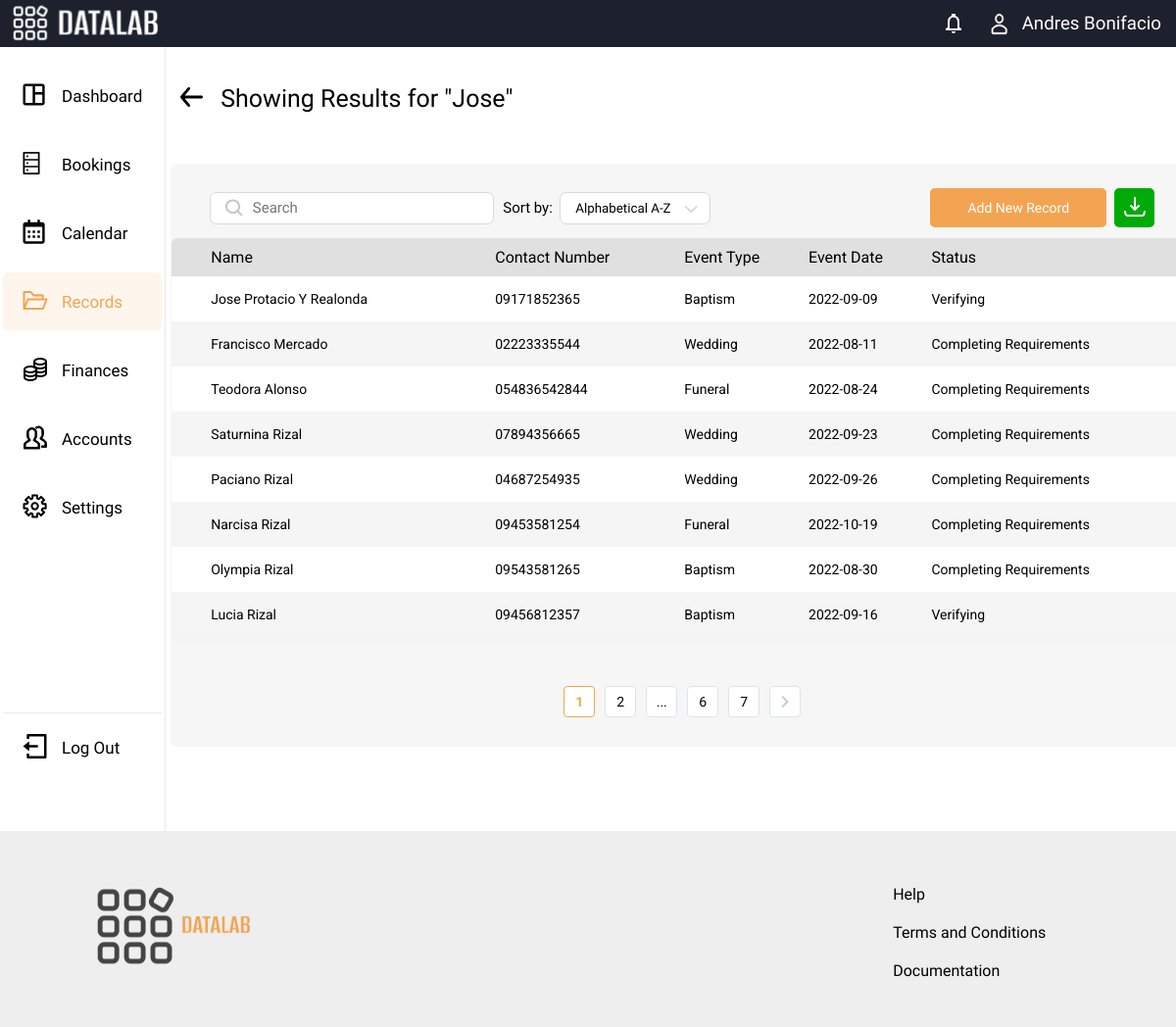
/records_result.php, run on the app's committed database.
### tables this page shows
CREATE TABLE `tb_dl_recordtest` (
  `name` varchar(50) NOT NULL,
  `num` varchar(20) NOT NULL,
  `address` varchar(200) NOT NULL,
  `event` text NOT NULL,
  `date` date NOT NULL,
  `status` text NOT NULL,
  `id` int(200) NOT NULL
);

### table_pagination.php (called while the page is built, shortened)
<?php
    require_once('config.php');
    if(isset($_GET['page']))
    {
        $tb_page = $_GET['page'];
    }
    else
    {
        $tb_page = 1;
    }
    $num_per_page = 8;
    $start_from = ($tb_page-1)*8;
    $query = "select * from tb_dl_recordtest limit $start_from,$num_per_page";
    $result = mysqli_query($con,$query);
?>

### records_result.php (the view, shortened to what this page needs)
<?php require("table_pagination.php"); ?>
<!DOCTYPE html>
<head>
    <link rel="stylesheet" type="text/css" href="css/global.css">
    <link rel="stylesheet" type="text/css" href="css/records.css">
    <?php $page = "records" ;
    require("navbar.php"); ?>
</head>
<body>
    <div class="sidenav-records">
    <?php require("sidenav.php"); ?>
    <div class="container1">
        <div class="title">
            <a href="records.php"></a>
            <h1>Showing Results for "<?php echo "Jose";?>" </h1>
        </div>
        <div class="bookings-table" id="bookings-table">
            <div class="search-download-cont">
                <div class="search-sort-show">
                    <form action="">
                        <div class="searchbar-wrapper">
                            <img src="assets/search.svg" alt="Search icon">
                            <input type="search" id="" name="" placeholder="Search">
                        </div>
                    </form>
                    <div class="record-filter">
                        <h4>Sort by: &nbsp;</h4>
                        <div class="select-wrapper">
                            <select name="" id="">
                                <option value="">Alphabetical A-Z</option>
                            </select>
                        </div>
                    </div>
                </div>
                <div class="addrecord-download">
                    <button onclick="window.location.href='records_addRecord.php'" class="add-record">Add New Record</button>
                    <button class="download-records">
                    </button>
                </div>
            </div>
            <div class="records-table">
                <table class="web">
                    <thead>
                        <tr>
                            <th>Name</th>
                            <th>Contact Number</th>
                            <th>Event Type</th>
                            <th>Event Date</th>
                            <th>Status</th>
                        </tr>
                    </thead>
                    <tbody>
                        <?php while($row=mysqli_fetch_assoc($result)){ ?>
                        <tr>
                            <td> <?php echo $row['name']; ?> </th>
                            <td> <?php echo $row['num']; ?> </th>
                            <td> <?php echo $row['event']; ?> </th>
                            <td> <?php echo $row['date']; ?> </th>
                            <td> <?php echo $row['status']; ?> </th>
                        </tr>
                        <?php } ?>
                    </tbody>
                </table>
            </div>
            <div class="table-pagination web">
            <?php
                $pr_query = "select * from tb_dl_recordtest ";
                $pr_result = mysqli_query($con,$pr_query);
                $total_record = mysqli_num_rows($pr_result );
                $total_page = ceil($total_record/$num_per_page);
                for($i=1;$i<= $total_page;$i++) {
                    $active = $i == $tb_page ? 'class="active"' : '';
                    if($i<3) {
                        echo "<div ". $active ."><a href='records_result.php?page=".$i."' >$i</a></div>";
                    }
                    if($total_page>5 && $i==5){
                        echo "<div><a> ... </a></div>";
                    }
                    elseif ($i>=($total_page-1)) {
                        echo "<div ". $active ."><a href='records_result.php?page=".$i."' >$i</a></div>";
                    }
                }
                if($i>$tb_page){
                    echo "<div><a href='records_result.php?page=".($tb_page+1)."' >
                        <svg width='8' height='12' viewBox='0 0 8 12' fill='none' xmlns='http://www.w3.org/2000/svg'>
                        <path d='M0.589966 10.59L5.16997 6L0.589966 1.41L1.99997 0L7.99997 6L1.99997 12L0.589966 10.59Z' fill='#C4CDD5'/>
                        </svg>
                    </a></div>";
                }
            ?>
            </div>
        </div>
    </div>
    </div>
</body>
<footer>
</footer>
</html>

### css/global.css (style rules this page uses)
*, *::before, *::after { margin: 0; padding: 0; font-family: 'Almarai', sans-serif; font-weight: 400; box-sizing: inherit; }
div { box-sizing: border-box; }
form input[type=text], form input[type=date], select { padding: 0 10px 0 15px; background: #FFFFFF; border: 1px solid #D9D9D9; border-radius: 7px; }
a { text-decoration: none; }
thead th, tbody td { font-family: 'Roboto', sans-serif; }
.searchbar-wrapper { display: flex; flex-direction: row !important; align-items: center; width: 290px; height: 33px; background-color: white; border-radius: 7px; border: 1px solid #D9D9D9; padding-left: 15px; }
.searchbar-wrapper img { height: 60%; max-height: 18.5px; }
input[type="search"] { width: 290px; height: 30px; border-radius: 7px; border: none; align-items: center; padding: 0 5px 0 10px; font-size: 15px; }
.select-wrapper { position: relative; display: flex; align-items: center; width: 154px; height: 33px; border-radius: 7px; border: 1px solid #D9D9D9; background-color: white; background-image: url("../assets/select arrow.svg"); background-size: 9%; background-repeat: no-repeat; background-position: 91% 56%; }
select { position: relative; width: 154px; height: 33px; border-radius: 7px; border: none; background: none; -webkit-appearance: none; -moz-appearance: none; appearance: none; }
button { border-radius: 5px; border: none; color: white; height: 40px; font-size: 14px; cursor: pointer; }
button.add-record { width: 180px; background-color: #F3A452; }
button.download-records { width: 41px; background: #00AA07; }
.bookings-table { border-radius: 7px; height: 595px; background: #F6F6F6; margin: auto; margin-bottom: 7px; padding: 15px 0 0; }
.bookings-table .search-download-cont { display: flex; padding: 10px 40px; justify-content: space-between; }
.search-sort-show { width: 735px; display: flex; }
.bookings-table form { display: flex; align-items: center; margin-right: 9px; }
.searchbar-wrapper { width: 290px; height: 33px; }
input[type="search"] { width: 290px; height: 30px; }
.addrecord-download { display: flex; width: 229px; justify-content: space-between; }
.search-download-cont .record-filter { position: relative; display: flex; align-items: center; font-size: 14px; margin-right: 9px; }
.record-filter h4 { font-size: 15px; }
.record-filter .select-wrapper { width: 154px; height: 33px; }
.record-filter select { width: 154px; height: 33px; }
.bookings-table table { border-collapse: collapse; width: 100%; border-radius: 7px; overflow: hidden; border: 1px solid #E9E9E9; box-shadow: 4px 4px 4px rgba(233, 233, 233, 0.25); }
table thead { background-color: #E0E0E0; border-radius: 7px; }
table thead th { text-align: start; padding: 10px 0; }
table tbody { font-size: 14px; }
.bookings-table tbody tr:nth-of-type(odd) { background-color: white; }
table tbody tr:nth-of-type(even) { background: #F5F5F5; }
table td { padding: 15px 0; }
table tr th:first-child, table tr td:first-child { padding: 0 0 0 40px; }
.table-pagination { display: flex; justify-content: center; }
.table-pagination div { width: 32px; height: 32px; background: white; border: .0625rem solid #DFE3E8; border-radius: 4px; font-family: 'Roboto', sans-serif; font-size: 14px; margin: 0 5px; }
.table-pagination a { display: flex; align-items: center; justify-content: center; height: 100%; width: 100%; color: black; }
.table-pagination .active, .table-pagination .active a { border-color: #F3A452; color: #F3A452; fill: #F3A452; font-weight: 700; }

### data on the page
tb_dl_recordtest: name "Jose Protacio Y Realonda", num "09171852365", event "Baptism", date "2022-09-09", status "Verifying"
tb_dl_recordtest: name "Francisco Mercado", num "02223335544", event "Wedding", date "2022-08-11", status "Completing Requirements"
tb_dl_recordtest: name "Teodora Alonso", num "054836542844", event "Funeral", date "2022-08-24", status "Completing Requirements"
tb_dl_recordtest: name "Saturnina Rizal", num "07894356665", event "Wedding", date "2022-09-23", status "Completing Requirements"
tb_dl_recordtest: name "Paciano Rizal", num "04687254935", event "Wedding", date "2022-09-26", status "Completing Requirements"
tb_dl_recordtest: name "Narcisa Rizal", num "09453581254", event "Funeral", date "2022-10-19", status "Completing Requirements"
tb_dl_recordtest: name "Olympia Rizal", num "09543581265", event "Baptism", date "2022-08-30", status "Completing Requirements"
tb_dl_recordtest: name "Lucia Rizal", num "09456812357", event "Baptism", date "2022-09-16", status "Verifying"
